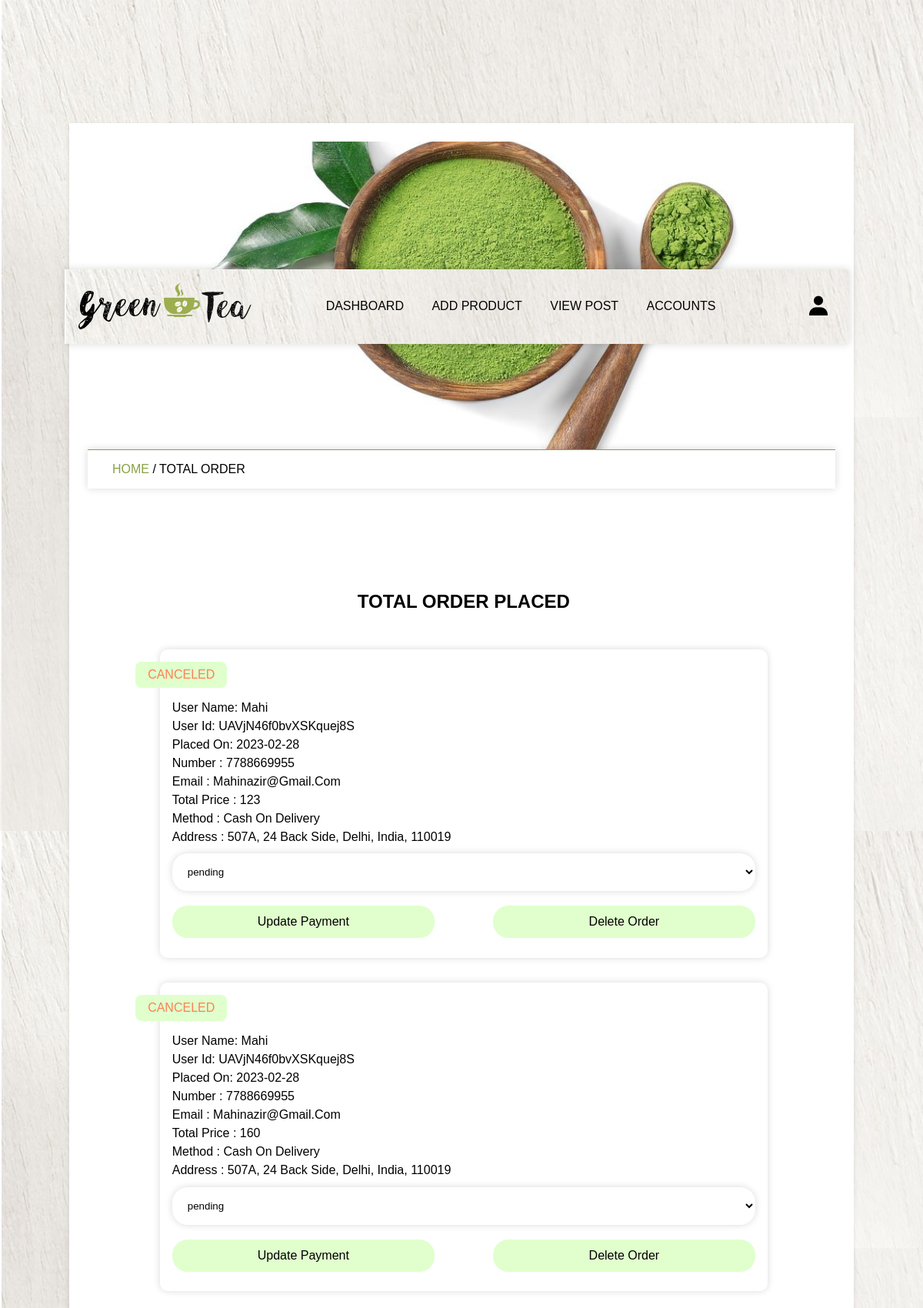
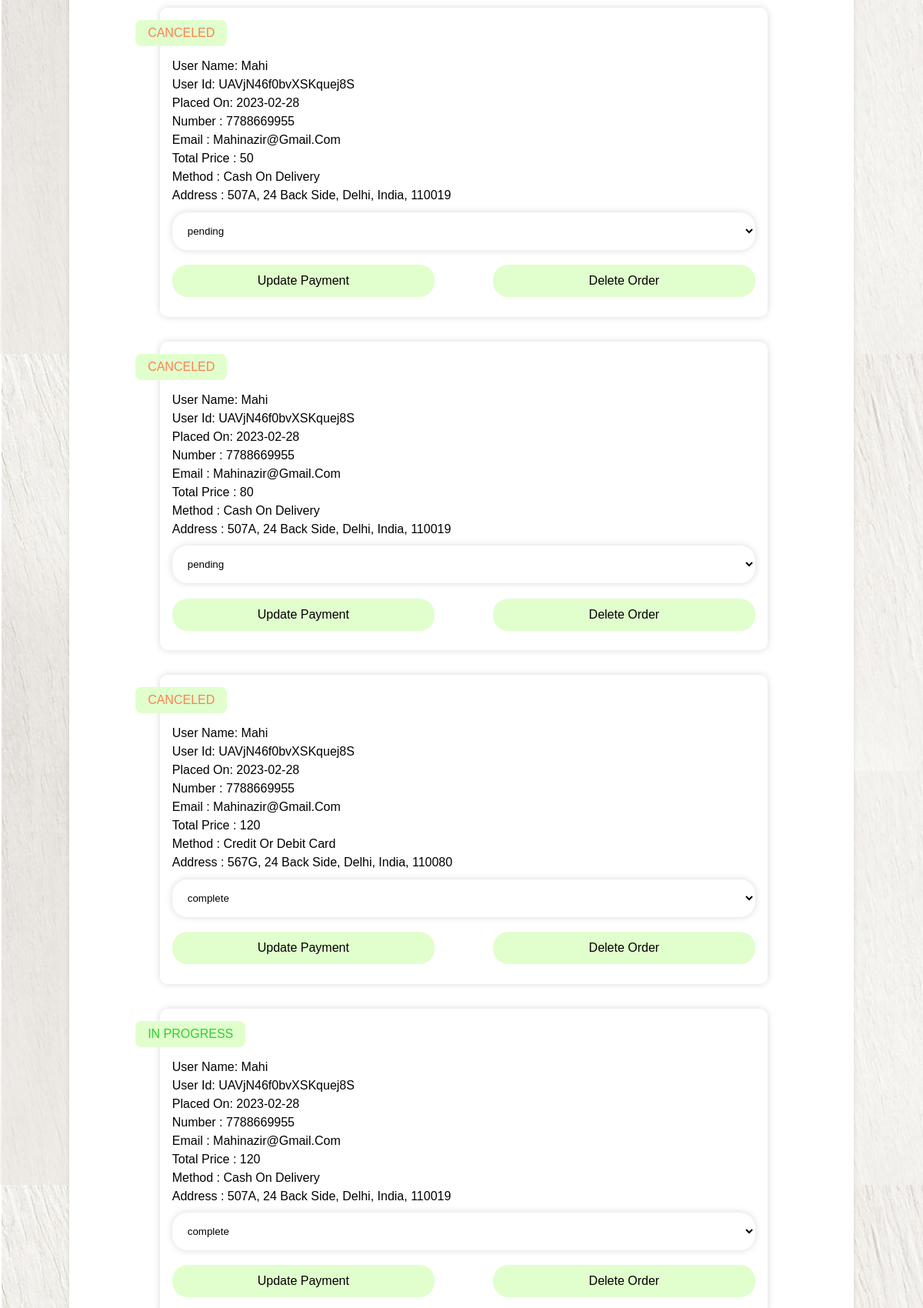
The app's page /store/admin_panel/admin/admin_order.php (signed in, upper part) with its own data (2 pictures, top to bottom).
### tables this page shows
CREATE TABLE `orders` (
  `id` varchar(20) NOT NULL,
  `user_id` varchar(20) NOT NULL,
  `name` varchar(50) NOT NULL,
  `number` varchar(10) NOT NULL,
  `email` varchar(50) NOT NULL,
  `address` varchar(200) NOT NULL,
  `address_type` varchar(10) NOT NULL,
  `method` varchar(50) NOT NULL,
  `product_id` varchar(20) NOT NULL,
  `price` varchar(10) NOT NULL,
  `qty` varchar(2) NOT NULL,
  `date` date NOT NULL DEFAULT current_timestamp(),
  `status` varchar(50) NOT NULL DEFAULT 'in progress',
  `payment_status` varchar(100) NOT NULL
);

### store/admin_panel/admin/admin_order.php (the view, shortened to what this page needs)
<?php
	include '../components/connection.php';
?>
<link rel="stylesheet" href="admin_style.css">
<!DOCTYPE html>
<html lang="en">
<head>
	<link href='https://unpkg.com/boxicons@2.1.2/css/boxicons.min.css' rel='stylesheet'>
</head>
<body>
		<?php include '../components/admin_header.php'; ?>
		<div class="main">
			<div class="banner">
				<h1>total order placed</h1>
			</div>
			<div class="title2">
				<a href="home.php">home </a><span>/ total order</span>
			</div>
		<section class="order-container">
			<h1 class="heading">total order placed</h1>
			<div class="box-container">
				<?php
					$select_orders = $conn->prepare("SELECT * FROM `orders` ");
					$select_orders->execute();
					if ($select_orders->rowCount() > 0) {
						while($fetch_orders = $select_orders->fetch(PDO::FETCH_ASSOC)){
				?>
				<div class="box">
					<div class="status" style="color: <?php if($fetch_orders['status'] == 'in progress'){echo 'limegreen'; }else{echo "coral";} ?>;"><?= $fetch_orders['status'] ?></div>
					<div class="detail">
						<p>user name: <span><?= $fetch_orders['name']; ?></span></p>
						<p>user id: <span><?php echo $fetch_orders['user_id']; ?></span></p>
						<p>placed on: <span><?= $fetch_orders['date']; ?></span></p>
						<p>number : <span><?php echo $fetch_orders['number']; ?></span></p>
						<p>email : <span><?php echo $fetch_orders['email']; ?></span></p>
						<p>total price : <span><?php echo $fetch_orders['price']; ?></span></p>
						<p>method : <span><?php echo $fetch_orders['method']; ?></span></p>
						<p>address : <span><?php echo $fetch_orders['address']; ?></span></p>
					</div>
					<form method="post">
						<select name="update_payment">
							<option disabled selected><?php echo $fetch_orders['payment_status']; ?></option>
						</select>
						<div class="flex-btn">
							<input type="submit" name="update_order" value="update payment" class="btn">
							<input type="submit" name="delete_order" value="delete order" class="btn" onclick="return confirm('delete this review');">
						</div>
					</form>
				</div>
				<?php
						}
					}else{
							echo '
								<div class="empty">
									<p>no order placed yet!</p>
								</div>
							';
					}
				?>
			</div>
		</section>
	</div>
</body>
</html>

### store/admin_panel/admin/admin_style.css (style rules this page uses)
* { margin: 0; padding: 0; box-sizing: border-box; }
:root { --green : #87a243; --light-green: #e0ffcd; --box-shadow: 0 0 10px rgb(0 0 0/15%); }
html { font-size: 16px; -ms-overflow-style: scrollbar; -webkkit-tap-highlight-color: transparent; font-family: sans-serif; --ms-text-size-adjust: 100%; -webkit-text-size-djust: 100%; }
body { background-image: url('../img/body-bg.jpg'); width: 100%; }
.main { width: 85vw; background: #fff; box-shadow: 0 2px 6px 0 rgb(0 0 0 / 10%); margin: 1rem auto; margin-top: 10rem; padding: 2%; }
a { text-decoration: none; }
.btn { line-height: 2; background-color: #e0ffcd; padding: 5px 35px; display: inline-block; border-radius: 20px; color: #000; text-transform: capitalize; font-family: inherit; font-size: 16px; cursor: pointer; user-select: none; position: relative; overflow: hidden; vertical-align: middle; transition: color 0.3s ease; z-index: 2; }
.btn::before { position: absolute; content: ''; left: 0; top: 0; background: var(--green); color: #fff; height: 100%; width: 0; z-index: -1; transition: width 0.3s ease; }
input, textarea, button, select { background-color: transparent; border-radius: 20px; padding: 1rem; border: none; outline: none; width: 100%; margin: .6rem 0; }
input[type='submit'] { cursor: pointer; }
.form-container input, select, textarea { background-color: transparent; box-shadow: var(--box-shadow); }
.box-container { display: grid; grid-template-columns: repeat(auto-fit, minmax(30rem, 1fr)); align-items: center; }
.box-container .box { margin: 1rem; }
.heading { text-align: center; text-transform: uppercase; padding: 1rem 0; color: var(--orange); margin-bottom: 1rem; }
section, .post-editor { width: 75vw; min-height: 100vh; background: var(--bg-color2); border-radius: 10px; padding: 4%; margin: 8% 4%; margin-bottom: 2%; }
.flex-btn { display: flex; }
.banner { background-image: url('../img/banner.jpg'); background-size: cover; background-position: center; background-color: var(--green); width: 100%; height: 50vh; text-align: center; display: flex; justify-content: center; align-items: center; }
.banner h1 { text-transform: uppercase; color: #fff; margin-left: 3rem; }
.title2 { border-top: 1px solid var(--green); padding: 1rem 2rem; text-transform: uppercase; box-shadow: var(--box-shadow); }
.title2 a { color: var(--green); }
.box-container { align-items: center; }
.order-container .box-container .box { box-shadow: var(--box-shadow); padding: 1rem; border-radius: 10px; position: relative; }
.order-container .flex-btn { display: flex; justify-content: space-between; }
.order-container .flex-btn .btn { width: 45%; text-align: center; border-radius: 20px; }
.order-container .status { position: absolute; left: -4%; text-transform: uppercase; font-size: 1rem; margin-bottom: 1rem; padding: .5rem 1rem; border-radius: .5rem; display: inline-block; margin-bottom: 1rem; background: var(--light-green); }
.order-container .detail { margin-top: 3rem; line-height: 1.5; color: var(--lightgay); text-transform: capitalize; }

### records on screen
orders: status "CANCELED", name "Mahi", user "UAVjN46f0bvXSKquej8S", date "2023-02-28", number "7788669955", email "Mahinazir@gmail.com", price "123", method "Cash On Delivery", address "507A, 24 Back Side, Delhi, India, 110019", update_payment "pending"
orders: status "CANCELED", name "Mahi", user "UAVjN46f0bvXSKquej8S", date "2023-02-28", number "7788669955", email "Mahinazir@gmail.com", price "160", method "Cash On Delivery", address "507A, 24 Back Side, Delhi, India, 110019", update_payment "pending"
orders: status "CANCELED", name "Mahi", user "UAVjN46f0bvXSKquej8S", date "2023-02-28", number "7788669955", email "Mahinazir@gmail.com", price "50", method "Cash On Delivery", address "507A, 24 Back Side, Delhi, India, 110019", update_payment "pending"
orders: status "CANCELED", name "Mahi", user "UAVjN46f0bvXSKquej8S", date "2023-02-28", number "7788669955", email "Mahinazir@gmail.com", price "80", method "Cash On Delivery", address "507A, 24 Back Side, Delhi, India, 110019", update_payment "pending"
orders: status "CANCELED", name "Mahi", user "UAVjN46f0bvXSKquej8S", date "2023-02-28", number "7788669955", email "Mahinazir@gmail.com", price "120", method "Credit Or Debit Card", address "567G, 24 Back Side, Delhi, India, 110080", update_payment "complete"
orders: status "IN PROGRESS", name "Mahi", user "UAVjN46f0bvXSKquej8S", date "2023-02-28", number "7788669955", email "Mahinazir@gmail.com", price "120", method "Cash On Delivery", address "507A, 24 Back Side, Delhi, India, 110019", update_payment "complete"
